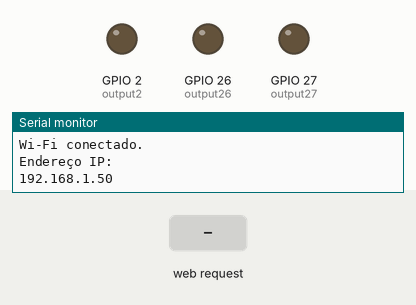
Simulated run of this sketch. Board: ESP32. Shown: output pins drawn as LEDs (lit = HIGH), the last lines printed to the serial monitor. The inputs (shaded band) are chosen by the test bench. WiFi joins after 1.5 s; servers stay silent unless stated.

Above: at 3.2 s.
3.3 s: HTTP request GET /27/on received
At 5.8 s:
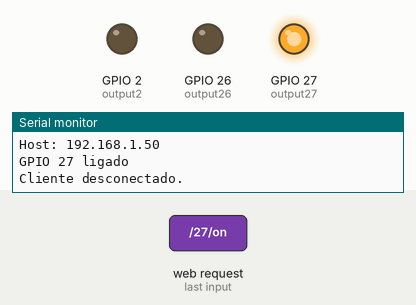
6.3 s: HTTP request GET /26/on received
At 6.9 s:
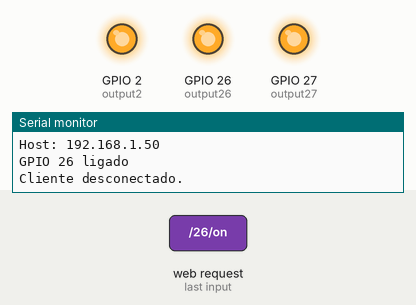
7.8 s: HTTP request GET /27/off received
At 8.1 s:
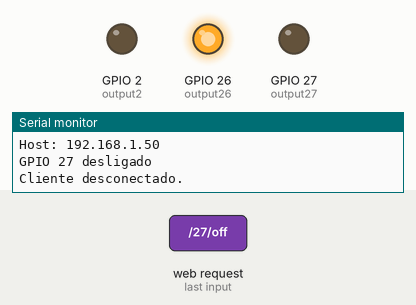
9.3 s: HTTP request GET /26/on received
At 10.4 s:
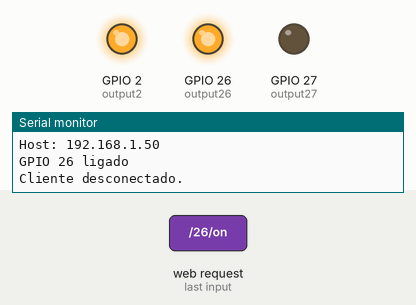
10.8 s: HTTP request GET /27/on received
At 12.7 s:
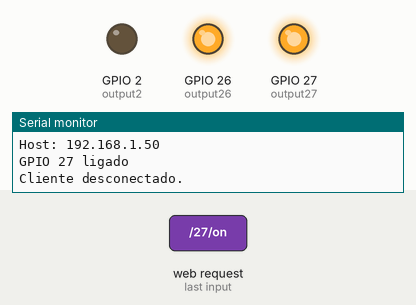
13.8 s: HTTP request GET /26/off received
At 15.1 s:
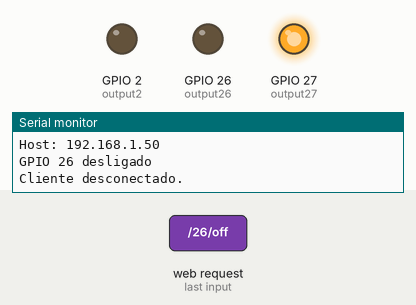
Timing chart, 0 to 16.3 s (numbered marks = the images above; inputs shaded):
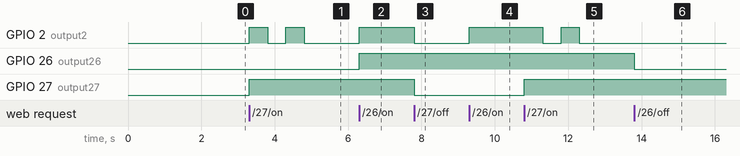

Measured:
- after the input at 3.3 s, GPIO 2 (output2): alternates HIGH for 0.50 s and LOW for 0.50 s, 4 changes in all, then stays LOW, starting at once; GPIO 27 (output27): LOW → HIGH at once
- after the input at 6.3 s, GPIO 2 (output2), GPIO 26 (output26): LOW → HIGH at once
- after the input at 7.8 s, GPIO 2 (output2), GPIO 27 (output27): HIGH → LOW at once
- after the input at 9.3 s, GPIO 2 (output2): LOW → HIGH at once
- after the input at 10.8 s, GPIO 2 (output2): HIGH → LOW after 0.51 s, → HIGH 0.50 s later, → LOW 0.50 s later; GPIO 27 (output27): LOW → HIGH at once
- after the input at 13.8 s, GPIO 26 (output26): HIGH → LOW at once

The sketch:

gpio_web_server.ino
```cpp
// Carregar a biblioteca de Wi-Fi
#include <WiFi.h>

// Substitua pelas credenciais da sua rede
const char* ssid = "13:50";
const char* password = "1234567891";

// Definir o número da porta do servidor web para 80
WiFiServer server(80);

// Variável para armazenar a solicitação HTTP
String header;

// Variáveis auxiliares para armazenar o estado atual das saídas
String output26State = "off";
String output27State = "off";

// Atribuir variáveis de saída aos pinos GPIO
const int output26 = 26;
const int output27 = 27;
const int output2 = 2; //LED ONBOARD (da placa)

// Tempo atual
unsigned long currentTime = millis();
// Tempo anterior
unsigned long previousTime = 0;
// Definir tempo limite em milissegundos (exemplo: 2000ms = 2s)
const long timeoutTime = 2000;

void setup() {
  Serial.begin(115200);
  // Inicializar as variáveis de saída como saídas
  pinMode(output26, OUTPUT);
  pinMode(output27, OUTPUT);
  pinMode(output2, OUTPUT);
  // Definir as saídas para LOW (desligadas)
  digitalWrite(output26, LOW);
  digitalWrite(output27, LOW);
  digitalWrite(output2, LOW);

  // Conectar-se à rede Wi-Fi com SSID e senha
  Serial.print("Conectando-se a ");
  Serial.println(ssid);
  WiFi.begin(ssid, password);
  while (WiFi.status() != WL_CONNECTED) {
    delay(2000);
    Serial.print(".");
  }
  // Imprimir o endereço IP local e iniciar o servidor web
  Serial.println("");
  Serial.println("Wi-Fi conectado.");
  Serial.println("Endereço IP: ");
  Serial.println(WiFi.localIP());
  server.begin();
}

void loop(){
  WiFiClient client = server.available();   // Escutar por clientes que tentam conectar

  if (client) {                             // Se um novo cliente se conecta
    currentTime = millis();
    previousTime = currentTime;
    Serial.println("Novo cliente.");        // Imprimir uma mensagem no monitor serial
    String currentLine = "";                // Criar uma String para armazenar dados recebidos do cliente
    while (client.connected() && currentTime - previousTime <= timeoutTime) {  // Loop enquanto o cliente estiver conectado
      currentTime = millis();
      if (client.available()) {             // Se há bytes para ler do cliente
        char c = client.read();             // Ler um byte
        Serial.write(c);                    // Imprimir no monitor serial
        header += c;
        if (c == '\n') {                    // Se o byte é um caractere de nova linha
          // Se a linha atual estiver vazia, recebeu duas novas linhas em sequência.
          // Isso indica o fim da solicitação HTTP, então envie uma resposta:
          if (currentLine.length() == 0) {
            // Cabeçalhos HTTP sempre começam com um código de resposta (ex: HTTP/1.1 200 OK)
            // e um tipo de conteúdo para o cliente saber o que esperar, depois uma linha em branco:
            client.println("HTTP/1.1 200 OK");
            client.println("Content-type:text/html");
            client.println("Connection: close");
            client.println();

            // Liga e desliga os GPIOs
            if (header.indexOf("GET /26/on") >= 0) {
              Serial.println("GPIO 26 ligado");
              output26State = "on";
              digitalWrite(output26, HIGH);

              digitalWrite(output2, HIGH);
            } else if (header.indexOf("GET /26/off") >= 0) {
              Serial.println("GPIO 26 desligado");
              output26State = "off";
              digitalWrite(output26, LOW);

              digitalWrite(output2, LOW);
            } else if (header.indexOf("GET /27/on") >= 0) {
              Serial.println("GPIO 27 ligado");
              output27State = "on";
              digitalWrite(output27, HIGH);

              digitalWrite(output2, HIGH);
              delay(500);
              digitalWrite(output2, LOW);
              delay(500);
              digitalWrite(output2, HIGH);
              delay(500);
              digitalWrite(output2, LOW);
            } else if (header.indexOf("GET /27/off") >= 0) {
              Serial.println("GPIO 27 desligado");
              output27State = "off";
              digitalWrite(output27, LOW);

              digitalWrite(output2, LOW);
            }

            // Exibir a página web em HTML
            client.println("<!DOCTYPE html><html>");
            client.println("<head><meta name=\"viewport\" content=\"width=device-width, initial-scale=1\">");
            client.println("<link rel=\"icon\" href=\"data:,\">");
            // CSS para estilizar os botões de ligar/desligar
            // Fique à vontade para mudar as cores e tamanhos conforme preferir
            client.println("<style>html { font-family: Helvetica; display: inline-block; margin: 0px auto; text-align: center;}");
            client.println(".button { background-color: #4CAF50; border: none; color: white; padding: 16px 40px;");
            client.println("text-decoration: none; font-size: 30px; margin: 2px; cursor: pointer;}");
            client.println(".button2 {background-color: #555555;}</style></head>");

            // Cabeçalho da página
            client.println("<body><h1>Servidor Web ESP32</h1>");

            // Mostrar estado atual e botões ON/OFF para GPIO 26
            client.println("<p>GPIO 26 - Estado " + output26State + "</p>");
            if (output26State=="off") {
              client.println("<p><a href=\"/26/on\"><button class=\"button\">LIGAR</button></a></p>");
            } else {
              client.println("<p><a href=\"/26/off\"><button class=\"button button2\">DESLIGAR</button></a></p>");
            }

            // Mostrar estado atual e botões ON/OFF para GPIO 27
            client.println("<p>GPIO 27 - Estado " + output27State + "</p>");
            if (output27State=="off") {
              client.println("<p><a href=\"/27/on\"><button class=\"button\">LIGAR</button></a></p>");
            } else {
              client.println("<p><a href=\"/27/off\"><button class=\"button button2\">DESLIGAR</button></a></p>");
            }
            client.println("</body></html>");

            // A resposta HTTP termina com outra linha em branco
            client.println();
            // Sai do loop
            break;
          } else { // Se recebeu uma nova linha, limpa a linha atual
            currentLine = "";
          }
        } else if (c != '\r') {  // Se for qualquer outro caractere que não seja "carriage return"
          currentLine += c;      // Adiciona ao final da linha atual
        }
      }
    }
    // Limpar a variável do cabeçalho
    header = "";
    // Fechar a conexão
    client.stop();
    Serial.println("Cliente desconectado.");
    Serial.println("");
  }
}
```
